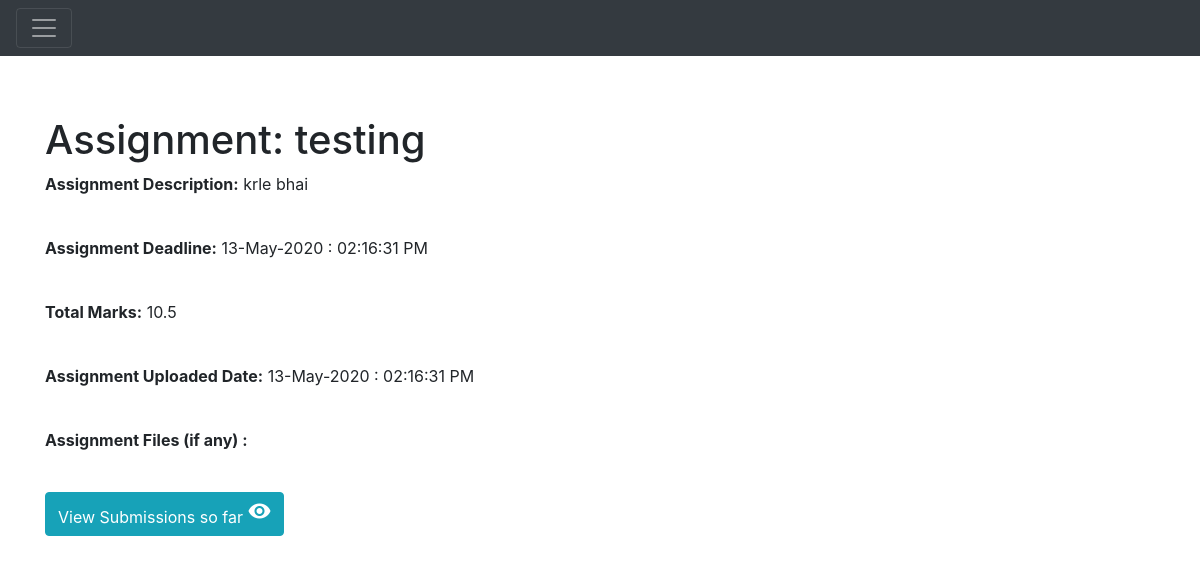
Before: /assignments/detail/1 (signed in) with the older database file.
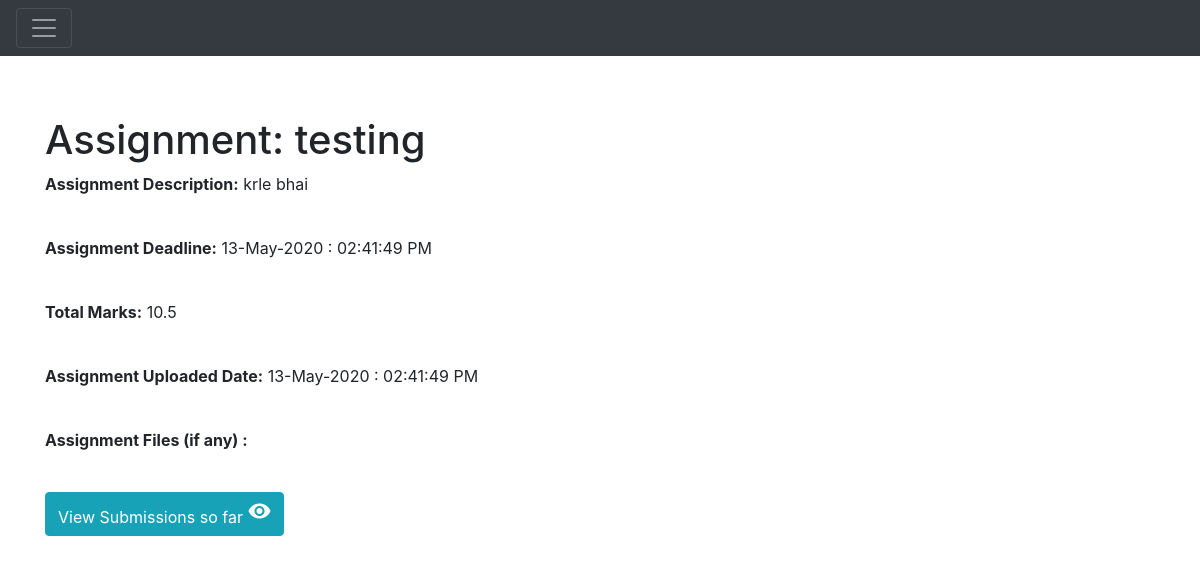
After: the same page with the newer database file.
### Application/models.py (models this page shows)
class Assignment(db.Model):
    __tablename__ = "assignments"
    assignmentId = db.Column(
        db.Integer,
        primary_key=True,
        autoincrement=True
    )
    assignmentName = db.Column(
        db.String(120),
        nullable=False
    )
    assignmentDesc = db.Column(
        db.String(255),
        nullable=False
    )
    assignmentDeadline = db.Column(
        db.DateTime
    )
    courseId = db.Column(db.Integer, db.ForeignKey('courses.courseId'))
    course = relationship("Course", backref="assignments")
    totalMarks = db.Column(db.Float, nullable=False)
    uploadDateTime = db.Column(db.DateTime, nullable=False)

### Application/assignments.py (the view)
@app.route('/assignments/detail/<id>', methods=['GET'])
def getAssignmentDetailById(id):
    assignment = models.Assignment.query.filter_by(assignmentId=id).first()
    if not assignment:
        flash('Assignment did not exist')
        return redirect('/home')
    isTeacher = models.Enrollment.query.filter_by(courseId=assignment.courseId,userId=session['id']).first().enrollmentRole == models.EnrollmentRole.Teacher
    return render_template('assignment.html', assignment=assignment,isTeacher=isTeacher)

### Application/templates/assignment.html (shortened to what this page needs)
{% extends 'main.html' %}
{% block head %}
{{ super() }}
{% endblock %}
{% block body %}
{{ super() }}
<div class="container" style="margin-top: 5%">
    <h1>Assignment: {{ assignment.assignmentName }}</h1>
    <div>
        <p><b>Assignment Description:</b> {{ assignment.assignmentDesc }}</p>
        <br>
        <p><b>Assignment Deadline:</b> {{ assignment.assignmentDeadline.strftime('%d-%b-%Y : %I:%M:%S %p') }}</p>
        <br>
        <p><b>Total Marks:</b> {{ assignment.totalMarks }}</p>
        <br>
        <p><b>Assignment Uploaded Date:</b> {{ assignment.uploadDateTime.strftime('%d-%b-%Y : %I:%M:%S %p') }}</p>
        <br>
        <p><b>Assignment Files (if any) :</b></p>
        <br>
        <a class="btn btn-info" href= {{ url_for('assignmentSubmission',id=assignment.assignmentId) }}>
            View Submissions so far
            <i class="material-icons md-48">visibility</i>
        </a>
    </div>
</div>
{% endblock %}

Changed rows visible on the page:
changed Assignment "testing": assignmentDeadline "13-May-2020 : 02:16:31 PM" → "13-May-2020 : 02:41:49 PM"; uploadDateTime "13-May-2020 : 02:16:31 PM" → "13-May-2020 : 02:41:49 PM"
